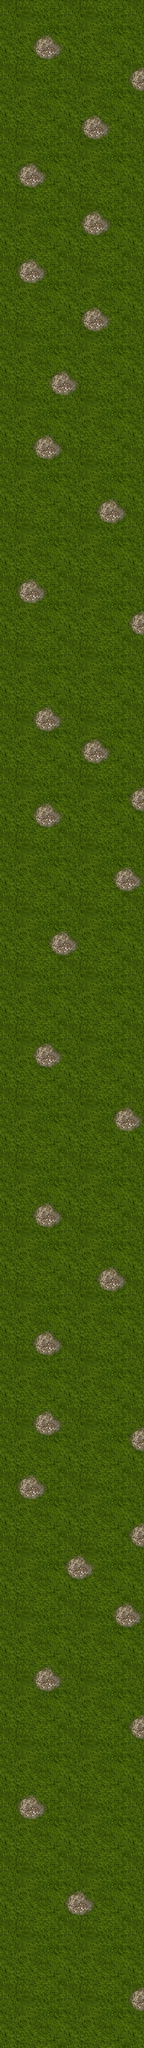

Rendered tile map (Tiled .tmx) drawn with the repository's tilesets; below, a short description and the map source with its tile grids summarised:
An orthogonal 9x128 tile map with 32x32 px tiles, 2 tile layers (Tile Layer 1, Tile Layer 2), 4 tilesets and 38 objects (11x NE, 11x NW, 7x NW2, 5x NE2, 4x N).

<map version="1.0" orientation="orthogonal" renderorder="right-down" width="9" height="128" tilewidth="32" tileheight="32" nextobjectid="105">
 <tileset firstgid="1" name="grass" tilewidth="32" tileheight="32">
  <image source="Tiles/grass.png" width="128" height="128" />
 </tileset>
 <tileset firstgid="17" name="rock_7" tilewidth="32" tileheight="32">
  <image source="Tiles/rock_7.png" width="64" height="64" />
 </tileset>
 <tileset firstgid="21" name="house_1" tilewidth="32" tileheight="32">
  <image source="Tiles/house_1.png" width="120" height="114" />
 </tileset>
 <tileset firstgid="30" name="Aircraft_01_normal" tilewidth="32" tileheight="32">
  <image source="Tiles/Aircraft_01_normal.png" width="110" height="92" />
 </tileset>
 <layer name="Tile Layer 1" width="9" height="128">
  <data>[1152 cells, 1152 non-empty, 16 distinct tile ids]</data>
 </layer>
 <layer name="Tile Layer 2" width="9" height="128">
  <data>[1152 cells, 122 non-empty, 4 distinct tile ids]</data>
 </layer>
 <objectgroup name="Object Layer 1">
  <object id="20" name="plane1" type="NE" x="271" y="3598" />
  <object id="30" name="plane1" type="NW" x="17" y="2256" />
  <object id="35" name="plane1" type="NW" x="17" y="1263" />
  <object id="36" name="plane1" type="NW" x="20" y="748" />
  <object id="38" name="plane1" type="NE" x="272" y="784" />
  <object id="39" name="plane1" type="NW" x="20" y="1197" />
  <object id="41" name="plane1" type="NE" x="271" y="2124" />
  <object id="44" name="plane1" type="NW" x="16" y="3313" />
  <object id="54" name="plane1" type="NW" x="15" y="623" />
  <object id="55" name="plane1" type="NE" x="274" y="655" />
  <object id="62" name="plane2" type="NE" x="272" y="3118" />
  <object id="63" name="plane2" type="NW" x="14" y="3053" />
  <object id="68" name="plane1" type="NW" x="17" y="2192" />
  <object id="69" name="plane1" type="NE" x="274" y="2063" />
  <object id="72" name="plane2" type="NW" x="14" y="1586" />
  <object id="73" name="plane2" type="NW" x="18" y="1518" />
  <object id="74" name="plane1" type="NE" x="271" y="1457" />
  <object id="75" name="plane1" type="NE" x="271" y="1389" />
  <object id="76" name="plane1" type="NE" x="270" y="1104" />
  <object id="77" name="plane1" type="NE" x="273" y="1035" />
  <object id="78" name="plane4" type="N" x="144" y="17" />
  <object id="82" name="plane3" type="NW2" x="111" y="2000" />
  <object id="83" name="plane3" type="NW2" x="82" y="2675" />
  <object id="84" name="plane3" type="NE2" x="209" y="1865" />
  <object id="85" name="plane3" type="NW2" x="83" y="1807" />
  <object id="86" name="plane3" type="NE2" x="210" y="911" />
  <object id="87" name="plane3" type="NW2" x="84" y="880" />
  <object id="88" name="plane2" type="NW" x="16" y="557" />
  <object id="90" name="plane3" type="NW2" x="77" y="240" />
  <object id="91" name="plane3" type="NW2" x="80" y="177" />
  <object id="92" name="plane2" type="NE" x="270" y="497" />
  <object id="93" name="plane3" type="NE2" x="208" y="370" />
  <object id="94" name="plane3" type="NE2" x="208" y="305" />
  <object id="95" name="tank1" type="N" x="148" y="461" />
  <object id="97" name="tank1" type="N" x="147" y="2349" />
  <object id="98" name="tank1" type="N" x="146" y="1677" />
  <object id="100" name="tank1" type="NE2" x="144" y="2865" />
  <object id="104" name="plane3" type="NW2" x="180" y="2543" />
 </objectgroup>
</map>
